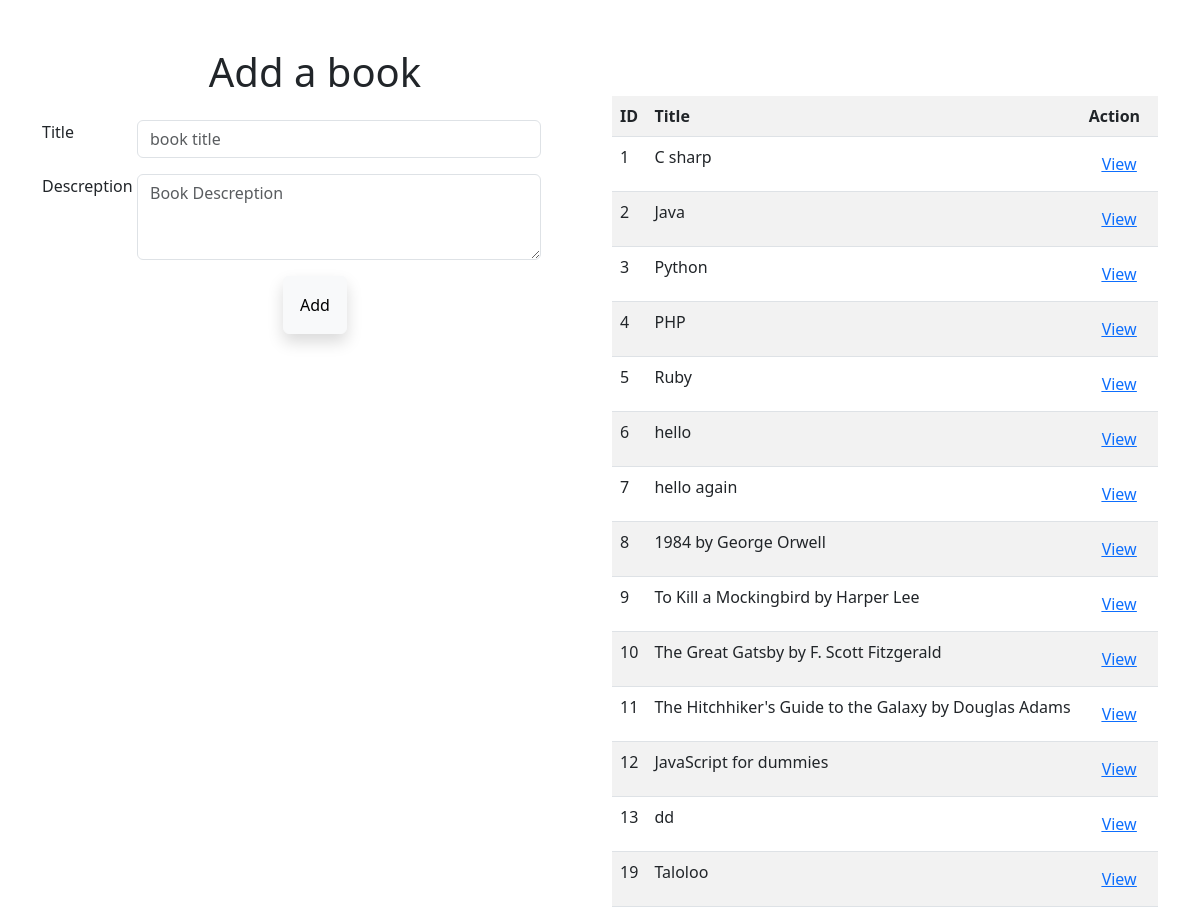
The app's page /, older data.
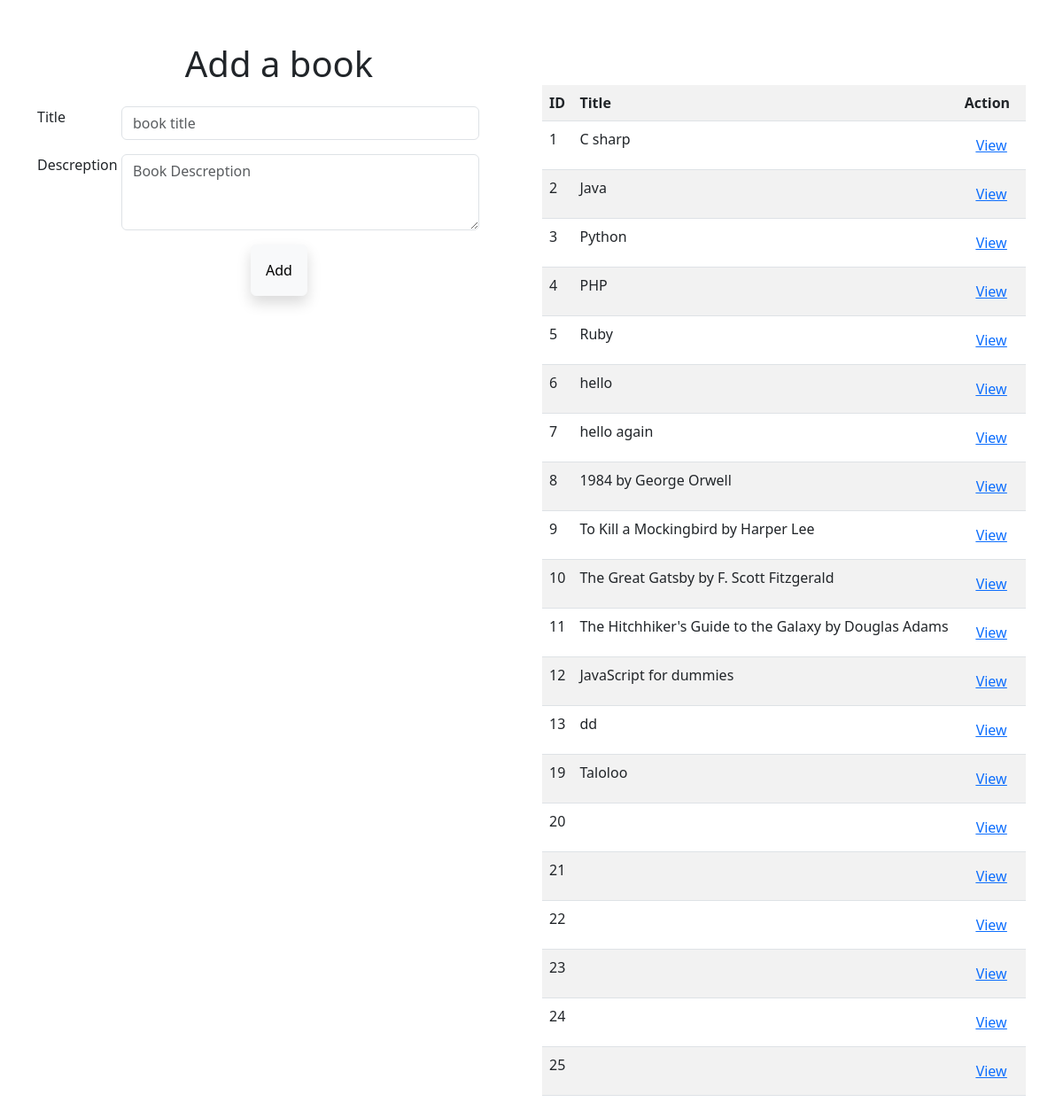
The same page, newer data.
### books_authors/models.py (models this page shows)
class Book(models.Model):
    title = models.CharField(max_length=255)
    desc = models.TextField()
    created_at = models.DateTimeField(auto_now_add=True)
    updated_at = models.DateTimeField(auto_now=True)

### books_authors/views.py (the view)
# urls.py: path('',views.firstpage),
def firstpage(request):
  context={
    'all_books':Book.objects.all(),
  }
  return render(request,"addbooks.html",context)

### books_authors/templates/addbooks.html (shortened to what this page needs)
<!DOCTYPE html>
<html lang="en">
  <head>
    <link
      href="https://cdn.jsdelivr.net/npm/bootstrap@5.3.0-alpha1/dist/css/bootstrap.min.css"
      rel="stylesheet"
    />
  </head>
  <body>
    <div class="container container-sm container-md container-lg mt-5">
      <div class="row ">
        <div class="col-12 col-sm-6 col-md-6">
          <h1 class="text-center mb-4">Add a book</h1>
          <form action="/addbooks" method="post">
            <div class="mb-3 row">
              <label for="exampleFormControlInput1" class="form-label col-sm-2">Title</label>
              <div class="col-sm-9">
                <input type="text"  class="form-control"  placeholder="book title" name="book_title"/>
              </div>
            </div>
            <div class="mb-3 row">
              <label for="exampleFormControlTextarea1" class="form-label col-sm-2">Descreption</label>
              <div class="col-sm-9">
                <textarea name="descreption" class="form-control" placeholder="Book Descreption" rows="3"></textarea>
              </div>
            </div>
            <div class="text-center">
              <button
                type="submit"
                class="btn btn-light shadow p-3 mb-5 bg-body-tertiary rounded"
              >
                Add
              </button>
            </div>
          </form>
        </div>
        <div class="col-12 col-sm-6 col-md-6 mt-5">
          <table class="table table-striped table-hover">
            <tr>
              <th>ID</th>
              <th>Title</th>
              <th>Action</th>
            </tr>
            {%for book in all_books%}
              <tr>
              <td>{{book.id}}</td>
              <td>{{book.title}}</td>
              <td><button type="button" class="btn btn-link"><a href="/books/{{book.id}}">View</a></button></td>
              </tr>
            {%endfor%}
          </table>
        </div>
      </div>
    </div>
  </body>
</html>

Row changes from the older to the newer data that the page shows:
added Book: id "20"
added Book: id "21"
added Book: id "22"
added Book: id "23"
added Book: id "24"
added Book: id "25"
